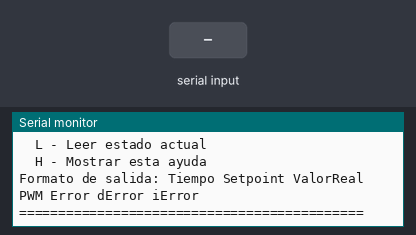
Recording of a sketch running on a simulated ESP32. Parts: the last lines printed to the serial monitor. The inputs (shaded band) are chosen by the test bench.

Above: at 3.2 s.
3.3 s: "S\n" received over Serial
At 3.4 s:
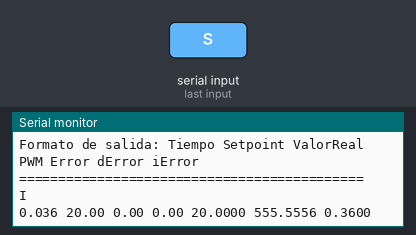
4.8 s: "D\n" received over Serial
At 6.1 s:
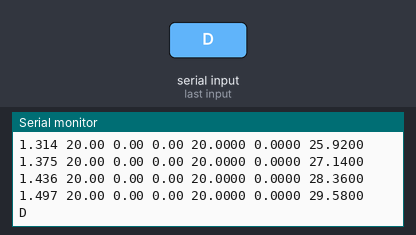
6.4 s: "R\n" received over Serial
At 7.6 s:
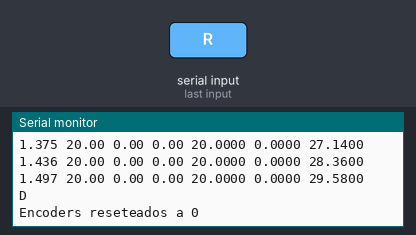
7.9 s: "L\n" received over Serial
At 8.8 s:
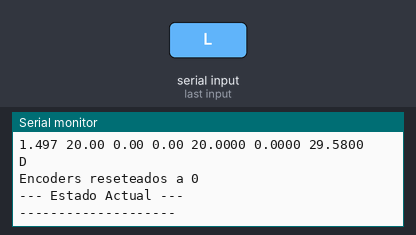
Timing chart, 0 to 10.5 s (numbered marks = the images above; inputs shaded):
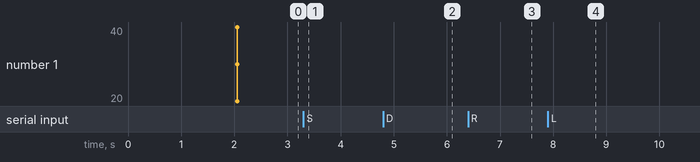

Measured:
- after the input at 3.3 s, the serial monitor: prints a new line at once (image 1)
- after the input at 4.8 s, the serial monitor: prints a new line after 0.12 s (image 2)
- after the input at 6.4 s, the serial monitor: prints a new line at once (image 3)
- after the input at 7.9 s, the serial monitor: prints a new line at once (image 4)

The sketch:

ControlRoboclaw_Ident.ino
```cpp
#include <HardwareSerial.h>
#include "RoboClaw.h"
#include <MeanFilterLib.h>

// ==================== CONFIGURACIÓN DE HARDWARE ====================

// Configuración de pines para ESP32
#define ROBOCLAW_RX 16  // Pin RX del ESP32 (conectar a TX del RoboClaw)
#define ROBOCLAW_TX 17  // Pin TX del ESP32 (conectar a RX del RoboClaw)
#define ROBOCLAW_ADDRESS 0x80  // Dirección del RoboClaw

// Configuración del encoder y motor 1 (rotacional - Crank)
const float ENCODER_CPR_M1 = 6533.0;   // CPR en la salida del gearbox

// Configuración del motor 2 (actuador lineal)
const float PULSES_PER_REV_M2 = 145.1;     // Pulsos por revolución del motor 2
const float CM_PER_REV = 0.8;              // 8mm = 0.8cm por revolución
const float PULSES_PER_CM = PULSES_PER_REV_M2 / CM_PER_REV;  // 181.375 pulsos/cm

// Límites del actuador lineal
const float MIN_POSITION_CM = 0.0;          // 0 cm (retraído)
const float MAX_POSITION_CM = 14.3;         // 14.3 cm (extendido)

// ==================== CONFIGURACIÓN DE PARÁMETROS ====================

// Tiempo que cada Setpoint se mantiene activo (en segundos)
const float tiempoPorSetpoint = 10;

// Intervalo de impresión por serial (en milisegundos)
const unsigned long PrintTime = 50;

// -------------------- SELECCIÓN DE MOTOR --------------------
// Descomentar UNA de las siguientes líneas según el motor a controlar

#define CONTROL_MOTOR1_VELOCIDAD    // Motor 1: Control de velocidad (RPM)
// #define CONTROL_MOTOR2_POSICION    // Motor 2: Control de posición (cm)

// -------------------- MODO MANUAL --------------------
// Descomentar esta sección para usar valores definidos manualmente
// Comentar la sección de MODO ALEATORIO

#define MODO_MANUAL
#ifdef MODO_MANUAL
  #ifdef CONTROL_MOTOR1_VELOCIDAD
    // Setpoints de VELOCIDAD en RPM para Motor 1 (Crank)
    // Valores positivos = sentido horario, negativos = antihorario
    float valoresSetpoint[] = {20, 30, 40, 30, 20};
  #endif

  #ifdef CONTROL_MOTOR2_POSICION
    // Setpoints de POSICIÓN en cm para Motor 2 (Actuador lineal)
    // Rango válido: 0 a 14.3 cm
    float valoresSetpoint[] = {2.0, 4.0, 6.0, 8.0, 10.0, 12.0, 10.0, 8.0, 6.0, 4.0};
  #endif

  const int cantidadValores = sizeof(valoresSetpoint) / sizeof(valoresSetpoint[0]);
#endif

// -------------------- MODO ALEATORIO --------------------
// Descomentar esta sección para usar valores aleatorios
// Comentar la sección de MODO MANUAL

//#define MODO_ALEATORIO
#ifdef MODO_ALEATORIO
  #ifdef CONTROL_MOTOR1_VELOCIDAD
    // Rango de velocidad en RPM (considerar signo)
    const float SETPOINT_MIN = 20.0;    // RPM mínimo (puede ser negativo)
    const float SETPOINT_MAX = 60.0;     // RPM máximo
    const float ZONA_MUERTA = 10.0;      // Excluir valores entre -10 y 10 RPM
  #endif

  #ifdef CONTROL_MOTOR2_POSICION
    // Rango de posición en cm
    const float SETPOINT_MIN = 1.0;      // Posición mínima en cm
    const float SETPOINT_MAX = 13.0;     // Posición máxima en cm
    const float ZONA_MUERTA = 0.0;       // No hay zona muerta para posición
  #endif

  const int cantidadValores = 8;        // Cantidad de valores a generar
  float valoresSetpoint[cantidadValores];
#endif

// Velocidad del actuador lineal para cambios de posición (cm/s)
const float VELOCIDAD_ACTUADOR = 5.0;

// ==================== FIN CONFIGURACIÓN ====================

// Variables RoboClaw
int32_t enc1 = 0, enc2 = 0, speed1 = 0, speed2 = 0;
uint8_t status1, status2, status3, status4;
bool valid1, valid2, valid3, valid4;

// Variables para PWM
int16_t pwm1 = 0, pwm2 = 0;

// Variables para cálculo de error, derivada e integral
MeanFilter<float> filtroError(5);  // Filtro de media móvil (ventana = 5)
float errorActual = 0.0;
float errorFiltrado = 0.0;
float errorFiltradoAnterior = 0.0;
float derivadaError = 0.0;
float integralError = 0.0;
float errorAnterior = 0.0;  // Para integral trapezoidal
unsigned long tiempoAnterior = 0;

// Configuración PID
const uint32_t ACCEL = 10000;   // Aceleración en pulsos/s^2
const uint32_t DECEL = 10000;   // Deceleración en pulsos/s^2

// Crear objeto de comunicación serial y RoboClaw
HardwareSerial RoboclawSerial(2);  // Usar UART2 del ESP32
RoboClaw roboclaw(&RoboclawSerial, 10000);  // 10ms timeout

// Variables Serial
String inputString = "";
bool stringComplete = false;

// Variables de tiempo
unsigned long currentTime = 0, lastPrintTime = 0;

// Variables para secuencia de Setpoints
bool secuenciaActiva = false;
int indiceActual = 0;
unsigned long tiempoInicioSetpoint = 0;
unsigned long tiempoInicioSecuencia = 0;
unsigned long duracionSetpoint_ms;
float setpointActual = 0.0;

void setup() {
  Serial.begin(115200);

  // Inicializar semilla para números aleatorios
  randomSeed(analogRead(0));

  // Calcular duración en milisegundos
  duracionSetpoint_ms = (unsigned long)(tiempoPorSetpoint * 1000.0);

  // Iniciar UART2 con los pines especificados
  RoboclawSerial.begin(38400, SERIAL_8N1, ROBOCLAW_RX, ROBOCLAW_TX);

  // Iniciar comunicación con RoboClaw
  roboclaw.begin(38400);

  delay(2000);

  // Resetear encoders al iniciar
  roboclaw.ResetEncoders(ROBOCLAW_ADDRESS);

  // Generar valores aleatorios si está en modo aleatorio
  #ifdef MODO_ALEATORIO
    generarValoresAleatorios();
  #endif

  // Mostrar configuración inicial
  printConfig();
}

void loop() {
  // Leer comandos del monitor serial
  leerSerial();

  // Procesar comando cuando esté completo
  if (stringComplete) {
    procesarComando();
    inputString = "";
    stringComplete = false;
  }

  // Ejecutar secuencia si está activa
  ejecutarSecuencia();

  // Imprimir datos periódicamente
  currentTime = millis();
  if (currentTime - lastPrintTime >= PrintTime) {
    lastPrintTime = currentTime;
    if (secuenciaActiva) {
      enviarDatos();
    }
  }
}

void leerSerial() {
  while (Serial.available()) {
    char inChar = (char)Serial.read();
    if (inChar == '\n') {
      stringComplete = true;
    } else {
      inputString += inChar;
    }
  }
}

void procesarComando() {
  inputString.trim();
  inputString.toUpperCase();

  if (inputString == "S") {
    iniciarSecuencia();
  }
  else if (inputString == "D") {
    detenerSecuencia();
  }
  else if (inputString == "R") {
    roboclaw.ResetEncoders(ROBOCLAW_ADDRESS);
    Serial.println("Encoders reseteados a 0");
  }
  else if (inputString == "L") {
    leerEstado();
  }
  else if (inputString == "H" || inputString == "?") {
    printConfig();
  }
}

void iniciarSecuencia() {
  if (!secuenciaActiva) {
    secuenciaActiva = true;
    indiceActual = 0;
    tiempoInicioSetpoint = millis();
    tiempoInicioSecuencia = millis();
    tiempoAnterior = millis();

    // Resetear variables de error
    errorActual = 0.0;
    errorFiltrado = 0.0;
    errorFiltradoAnterior = 0.0;
    derivadaError = 0.0;
    integralError = 0.0;
    errorAnterior = 0.0;

    // Aplicar primer setpoint
    aplicarSetpoint(valoresSetpoint[indiceActual]);

    Serial.println("I"); // Indica inicio de secuencia
  }
}

void detenerSecuencia() {
  secuenciaActiva = false;
  indiceActual = 0;

  // Detener motores en posición actual
  detenerMotores();

  Serial.println("D"); // Confirma detención
}

void ejecutarSecuencia() {
  if (!secuenciaActiva) return;

  unsigned long tiempoActual = millis();

  // Verificar si es tiempo de cambiar al siguiente setpoint
  if (tiempoActual - tiempoInicioSetpoint >= duracionSetpoint_ms) {
    indiceActual++;

    // Verificar si terminó la secuencia
    if (indiceActual >= cantidadValores) {
      finalizarSecuencia();
      return;
    }

    // Aplicar siguiente setpoint
    tiempoInicioSetpoint = tiempoActual;
    aplicarSetpoint(valoresSetpoint[indiceActual]);
  }
}

void aplicarSetpoint(float valor) {
  setpointActual = valor;

  #ifdef CONTROL_MOTOR1_VELOCIDAD
    // Convertir RPM a pulsos por segundo
    int32_t pulsesPerSecond = rpmToPulsesPerSecond(valor);
    roboclaw.SpeedAccelM1(ROBOCLAW_ADDRESS, ACCEL, pulsesPerSecond);
  #endif

  #ifdef CONTROL_MOTOR2_POSICION
    // Verificar límites
    if (valor < MIN_POSITION_CM) valor = MIN_POSITION_CM;
    if (valor > MAX_POSITION_CM) valor = MAX_POSITION_CM;

    // Convertir cm a pulsos (negativo porque el motor va en reversa para extender)
    int32_t encoderCounts = -(int32_t)(valor * PULSES_PER_CM);
    uint32_t speed = (uint32_t)(VELOCIDAD_ACTUADOR * PULSES_PER_CM);

    roboclaw.SpeedAccelDeccelPositionM2(ROBOCLAW_ADDRESS,
                                         ACCEL/2,
                                         speed,
                                         DECEL/2,
                                         encoderCounts,
                                         1);
  #endif
}

void finalizarSecuencia() {
  secuenciaActiva = false;
  indiceActual = 0;

  // Detener motores en posición actual
  detenerMotores();

  Serial.println("F"); // Indica fin de secuencia
}

void detenerMotores() {
  // Detener Motor 1 (velocidad = 0)
  roboclaw.SpeedAccelM1(ROBOCLAW_ADDRESS, ACCEL, 0);

  // Detener Motor 2 en posición actual
  roboclaw.ForwardM2(ROBOCLAW_ADDRESS, 0);

  setpointActual = 0;
}

void enviarDatos() {
  // Calcular tiempo transcurrido en segundos
  unsigned long tiempoActualMs = millis();
  unsigned long tiempoTranscurrido = tiempoActualMs - tiempoInicioSecuencia;
  float tiempoSegundos = tiempoTranscurrido / 1000.0;

  // Calcular dt en segundos
  float dt = (tiempoActualMs - tiempoAnterior) / 1000.0;
  if (dt <= 0) dt = PrintTime / 1000.0;  // Evitar división por cero

  // Leer valores actuales
  float valorReal = 0.0;
  float pwmPorcentaje = 0.0;

  // Leer PWM de ambos motores
  roboclaw.ReadPWMs(ROBOCLAW_ADDRESS, pwm1, pwm2);

  #ifdef CONTROL_MOTOR1_VELOCIDAD
    speed1 = roboclaw.ReadSpeedM1(ROBOCLAW_ADDRESS, &status1, &valid1);
    if (valid1) {
      valorReal = pulsesPerSecondToRPM(speed1);
    }
    // PWM en porcentaje (-100% a 100%)
    pwmPorcentaje = (pwm1 / 32767.0) * 100.0;
  #endif

  #ifdef CONTROL_MOTOR2_POSICION
    enc2 = roboclaw.ReadEncM2(ROBOCLAW_ADDRESS, &status2, &valid2);
    if (valid2) {
      valorReal = -(float)enc2 / PULSES_PER_CM;
    }
    // PWM en porcentaje (-100% a 100%)
    pwmPorcentaje = (pwm2 / 32767.0) * 100.0;
  #endif

  // Calcular error
  errorActual = setpointActual - valorReal;

  // Filtrar error (equivalente a movmean en MATLAB)
  errorFiltrado = filtroError.AddValue(errorActual);

  // Calcular derivada del error filtrado (equivalente a gradient en MATLAB)
  derivadaError = (errorFiltrado - errorFiltradoAnterior) / dt;

  // Calcular integral del error (método trapezoidal - equivalente a cumtrapz)
  integralError += ((errorActual + errorAnterior) / 2.0) * dt;

  // Imprimir: Tiempo Setpoint ValorReal PWM Error dError iError
  Serial.print(tiempoSegundos, 3);
  Serial.print(" ");
  Serial.print(setpointActual, 2);
  Serial.print(" ");
  Serial.print(valorReal, 2);
  Serial.print(" ");
  Serial.print(pwmPorcentaje, 2);
  Serial.print(" ");
  Serial.print(errorFiltrado, 4);
  Serial.print(" ");
  Serial.print(derivadaError, 4);
  Serial.print(" ");
  Serial.println(integralError, 4);

  // Guardar valores anteriores para siguiente iteración
  errorFiltradoAnterior = errorFiltrado;
  errorAnterior = errorActual;
  tiempoAnterior = tiempoActualMs;
}

void leerEstado() {
  Serial.println("\n--- Estado Actual ---");

  // Motor 1
  enc1 = roboclaw.ReadEncM1(ROBOCLAW_ADDRESS, &status1, &valid1);
  speed1 = roboclaw.ReadSpeedM1(ROBOCLAW_ADDRESS, &status3, &valid3);

  if (valid1) {
    float degrees = encoderCountsToDegrees(enc1);
    Serial.print("Motor 1: ");
    Serial.print(enc1);
    Serial.print(" pulsos (");
    Serial.print(degrees, 1);
    Serial.println(" grados)");
  }

  if (valid3) {
    float rpm = pulsesPerSecondToRPM(speed1);
    Serial.print("Velocidad Motor 1: ");
    Serial.print(rpm, 2);
    Serial.println(" RPM");
  }

  // Motor 2
  enc2 = roboclaw.ReadEncM2(ROBOCLAW_ADDRESS, &status2, &valid2);
  speed2 = roboclaw.ReadSpeedM2(ROBOCLAW_ADDRESS, &status4, &valid4);

  if (valid2) {
    float cm = -(float)enc2 / PULSES_PER_CM;
    Serial.print("Actuador: ");
    Serial.print(enc2);
    Serial.print(" pulsos (");
    Serial.print(cm, 2);
    Serial.println(" cm)");
  }

  if (valid4) {
    float cm_s = -(float)speed2 / PULSES_PER_CM;
    Serial.print("Velocidad Actuador: ");
    Serial.print(cm_s, 2);
    Serial.println(" cm/s");
  }

  Serial.println("--------------------\n");
}

// ==================== FUNCIONES DE CONVERSIÓN ====================

int32_t rpmToPulsesPerSecond(float rpm) {
  float revolutionsPerSecond = rpm / 60.0;
  return (int32_t)(revolutionsPerSecond * ENCODER_CPR_M1);
}

float pulsesPerSecondToRPM(int32_t pulsesPerSecond) {
  float revolutionsPerSecond = (float)pulsesPerSecond / ENCODER_CPR_M1;
  return revolutionsPerSecond * 60.0;
}

int32_t degreesToEncoderCounts(float degrees) {
  float countsPerDegree = ENCODER_CPR_M1 / 360.0;
  return (int32_t)(degrees * countsPerDegree);
}

float encoderCountsToDegrees(int32_t counts) {
  float countsPerDegree = ENCODER_CPR_M1 / 360.0;
  return (float)counts / countsPerDegree;
}

// ==================== GENERACIÓN DE VALORES ALEATORIOS ====================

#ifdef MODO_ALEATORIO
void generarValoresAleatorios() {
  for (int i = 0; i < cantidadValores; i++) {
    float valor = 0.0;

    // Generar valor aleatorio entre SETPOINT_MIN y SETPOINT_MAX
    // Excluyendo la zona muerta si aplica
    do {
      // random() trabaja con enteros, escalamos por 100 para tener decimales
      long valorInt = random((long)(SETPOINT_MIN * 100), (long)(SETPOINT_MAX * 100) + 1);
      valor = valorInt / 100.0;
    } while (ZONA_MUERTA > 0 && valor > -ZONA_MUERTA && valor < ZONA_MUERTA);

    valoresSetpoint[i] = valor;
  }
}
#endif

// ==================== MOSTRAR CONFIGURACIÓN ====================

void printConfig() {
  Serial.println("\n============================================");
  Serial.println("=== Sistema de Identificación - RoboClaw ===");
  Serial.println("============================================");

  #ifdef CONTROL_MOTOR1_VELOCIDAD
    Serial.println("Motor: 1 (Crank)");
    Serial.println("Tipo control: VELOCIDAD (RPM)");
  #endif

  #ifdef CONTROL_MOTOR2_POSICION
    Serial.println("Motor: 2 (Actuador Lineal)");
    Serial.println("Tipo control: POSICIÓN (cm)");
    Serial.print("Velocidad actuador: ");
    Serial.print(VELOCIDAD_ACTUADOR);
    Serial.println(" cm/s");
  #endif

  #ifdef MODO_MANUAL
    Serial.println("Modo: MANUAL");
  #endif

  #ifdef MODO_ALEATORIO
    Serial.println("Modo: ALEATORIO");
    Serial.print("Rango: ");
    Serial.print(SETPOINT_MIN);
    Serial.print(" a ");
    Serial.println(SETPOINT_MAX);
  #endif

  Serial.print("Cantidad de Setpoints: ");
  Serial.println(cantidadValores);

  Serial.print("Tiempo por Setpoint: ");
  Serial.print(tiempoPorSetpoint);
  Serial.println(" segundos");

  Serial.print("Intervalo de impresión: ");
  Serial.print(PrintTime);
  Serial.println(" ms");

  Serial.println("\nSetpoints configurados:");
  for(int i = 0; i < cantidadValores; i++) {
    Serial.print("  [");
    Serial.print(i);
    Serial.print("] ");
    Serial.print(valoresSetpoint[i], 2);

    #ifdef CONTROL_MOTOR1_VELOCIDAD
      Serial.println(" RPM");
    #endif

    #ifdef CONTROL_MOTOR2_POSICION
      Serial.println(" cm");
    #endif
  }

  Serial.println("\nComandos disponibles:");
  Serial.println("  S - Iniciar secuencia");
  Serial.println("  D - Detener secuencia");
  Serial.println("  R - Resetear encoders");
  Serial.println("  L - Leer estado actual");
  Serial.println("  H - Mostrar esta ayuda");
  Serial.println("\nFormato de salida: Tiempo Setpoint ValorReal PWM Error dError iError");
  Serial.println("============================================\n");
}
```
